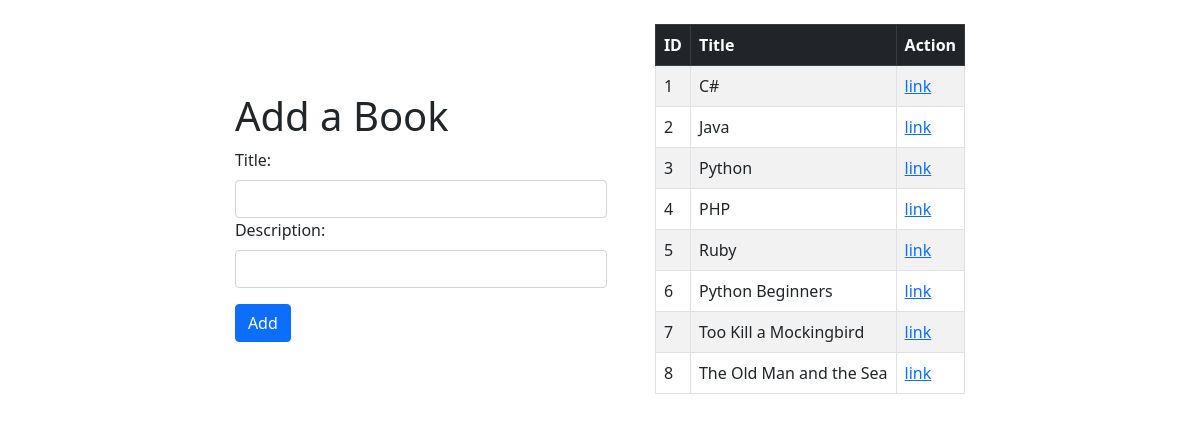
The page / on the database its author committed.
### ba_app/models.py (models this page shows, shortened)
class Book(models.Model):
    title = models.CharField(max_length=255)
    desc = models.TextField(default='')
    created_at = models.DateTimeField(auto_now_add=True)
    updated_at = models.DateTimeField(auto_now=True)

### ba_app/views.py (the view)
# urls.py: path('', views.index),
def index(request):
    books = Book.objects.all()
    context = {
        'books': books,
    }
    return render(request, 'index.html', context)

### ba_app/templates/index.html (shortened to what this page needs)
<!DOCTYPE html>
<html lang="en">
<head>
    <link href="https://cdn.jsdelivr.net/npm/bootstrap@5.0.0-beta3/dist/css/bootstrap.min.css" rel="stylesheet"
>
    {% load static %}
    <link rel="stylesheet" href="{% static 'css/style.css' %}">
</head>
<body>
    <div class="container mt-4">
        <div class="col-4">
            <div class="form">
            <h1>Add a Book</h1>
            <form action="book_submit" method="post">
                <label class="form-label" for="title">Title:</label>
                <input class="form-control" type="text" name="title"/>
                <label class="form-label" for="desc">Description:</label>
                <input class="form-control" type="text" name="desc" />
                <button class="btn btn-primary mt-3" type="submit">Add</button>
            </form>
            </div>
        </div>
        <div class="ms-5">
        <table class="table table-striped table-hover table-bordered">
            <thead class="table-dark">
                <tr>
                    <th>ID</th>
                    <th>Title</th>
                    <th>Action</th>
                </tr>
            </thead>
            <tbody>
                {% for book in books %}
                <tr>
                    <td>{{ book.id }}</td>
                    <td>{{ book.title }}</td>
                    <td><a href="books/{{ book.id }}">link</a></td>
                </tr>
                {% endfor %}
            </tbody>
        </table>
        </div>
    </div>
</body>
</html>

### ba_app/static/css/style.css (style rules this page uses)
.container { display: flex; justify-content: center; align-items: center; }

### rows shown on the page
Book: id "1", title "C#"
Book: id "2", title "Java"
Book: id "3", title "Python"
Book: id "4", title "PHP"
Book: id "5", title "Ruby"
Book: id "6", title "Python Beginners"
Book: id "7", title "Too Kill a Mockingbird"
Book: id "8", title "The Old Man and the Sea"
